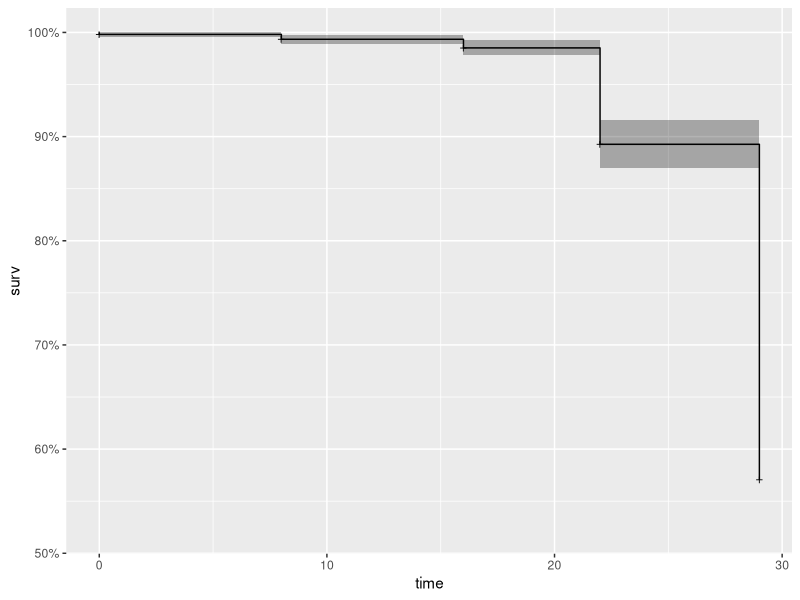
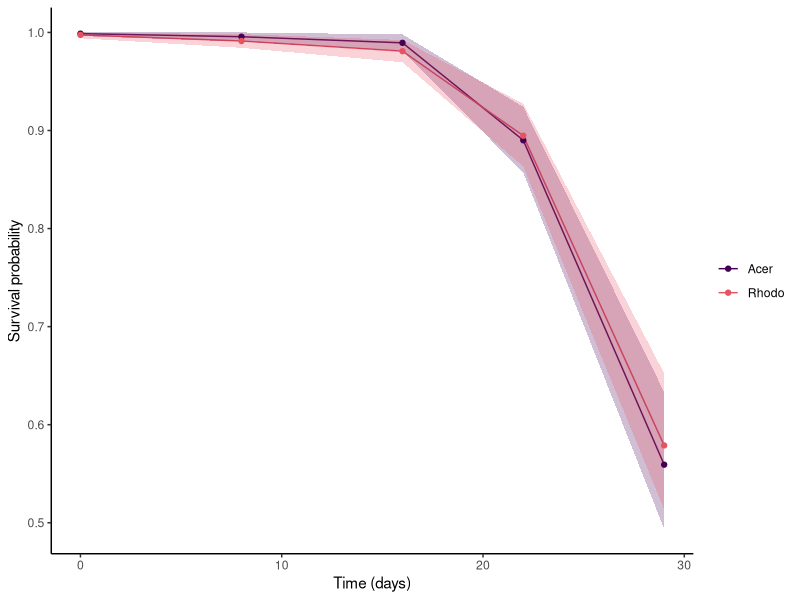
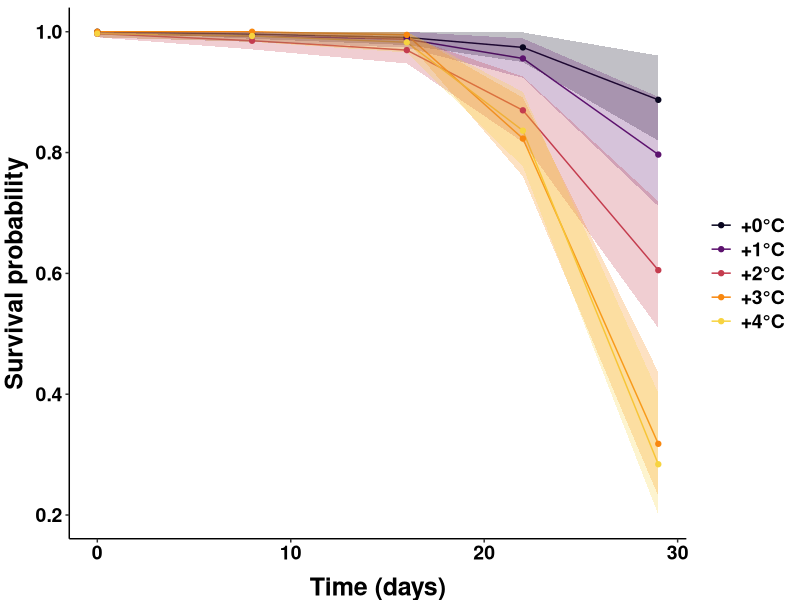

Write the R code that produced these figures, in order. (Note: this script raises an error after producing the figures.)
## ---- chunk 1
library(survival)
library(ggfortify)
library(ranger)
library(viridis)
library(survminer)
setwd("~/Documents/Dissertation etc./Streamside channels 2019/Data/Survival_analyses")
surv.data<-read.csv("Survivorship_data_20May2020.csv")
surv.data<-surv.data[-c(8:15)]
## ---- chunk 2
surv.data$trt_ID<-paste(surv.data$channel,surv.data$leaf.sp,sep="-")
initial_counts<-surv.data[1:40,]
surv.data2<-surv.data[41:nrow(surv.data),]
day_sampled<-as.numeric(levels(as.factor(as.character(surv.data$days.since.start))))
IDS<-levels(as.factor(surv.data$trt_ID))
## ---- chunk 3
long_surv_data<-data.frame()

for (i in 1:nrow(surv.data2)){

  
  surv.data1<-surv.data2[i,]
  previous_sample<-surv.data[i,]
  
  initial<-initial_counts[initial_counts$trt_ID==surv.data1$trt_ID,]
  
  survivors<-surv.data1$X.surviving
  dead<-initial$X.surviving-surv.data1$X.surviving
  
  surv.data3<-data.frame(Temp=surv.data1$temp.trt,Leaf.sp=surv.data1$leaf.sp,date=surv.data1$date,end_day=surv.data1$days.since.start,start_day=previous_sample$days.since.start,ID=surv.data1$trt_ID
                 ,status=c(rep(0,survivors),rep(1,dead)))
  
  long_surv_data<-rbind(long_surv_data,surv.data3)
}
## ---- chunk 4
survival_object<-Surv(time=long_surv_data$start_day,time2=long_surv_data$end_day,event=long_surv_data$status,type="interval")
## ---- chunk 5
model1<-survfit(survival_object~1,data=long_surv_data)
autoplot(model1)
## ---- chunk 6
model2<-survfit(survival_object~Leaf.sp,data=long_surv_data)

survleaf<-ggplot(model2,aes(x=time,y=surv,color=strata, fill=strata))+geom_line()+theme_classic()+
  geom_ribbon(aes(ymin=model2$lower, ymax=model2$upper), show.legend=FALSE, linetype=0, alpha=0.25)+ xlab("Time (days)")+ylab("Survival probability") + scale_color_manual(values=c("#440154FF", "#E85362FF"), name="Leaf type", breaks=c("Acer", "Rhodo"), labels=c("Acer", "Rhodo"))+scale_fill_manual(values=c("#440154FF", "#E85362FF"), guide=FALSE)+theme(legend.title=element_blank())+geom_point()
survleaf

## ---- chunk 7
model3<-survfit(survival_object~Temp,data=long_surv_data)

black.bold.text<-element_text(face = "bold", color = "black", size=14)
black.bold.text.labs<-element_text(face="bold", color="black", size=12)
black.bold.text.leg<-element_text(face="bold", color="black", size=10)

survtemp<-ggplot(model3,aes(x=time,y=surv,color=strata, fill=strata))+geom_line()+theme_classic()+
  geom_ribbon(aes(ymin=model3$lower, ymax=model3$upper), show.legend=FALSE, linetype=0, alpha=0.25) + xlab("Time (days)") + ylab("Survival probability")+scale_color_manual(values=c("#08051EFF", "#5C126EFF", "#C43C4EFF", "#F8870EFF", "#F7D340FF"), breaks=c("0", "1", "2", "3", "4"), labels=c("+0°C", "+1°C", "+2°C", "+3°C", "+4°C"))+scale_fill_manual(values=c("#08051EFF", "#5C126EFF", "#C43C4EFF", "#F8870EFF", "#F7D340FF"), guide=FALSE)+theme(legend.title=element_blank())+geom_point()+theme(axis.title=black.bold.text)+theme(axis.text=black.bold.text.labs)+theme(axis.title.x = element_text(vjust=-0.5))+theme(axis.title.y = element_text(vjust=1.5))+theme(legend.text = black.bold.text.leg)+theme(axis.text=element_text(size=14))+theme(axis.title=element_text(size=18))+theme(legend.text=element_text(size=14))
survtemp

#This plot was made using ggsurvplot but it doesn't show the data nearly as clearly
#surv.plot<-ggsurvplot(model3, palette=c("#44039EFF", "#9512A1FF", "#C5407EFF", "#EF7F4FFF", "#F7E225FF"), conf.int=TRUE, linetype=1)
#surv.plot
## ---- chunk 8
## We need to add a little bit to each day - because the function can't handle 0 values of day
survival_object2<-Surv(time=long_surv_data$start_day+0.01,time2=long_surv_data$end_day+0.01,event=long_surv_data$status,type="interval")

model4<-survreg(survival_object2~Temp*Leaf.sp,data=long_surv_data,dist="exponential")
round(anova(model4),2)
## ---- chunk 9
model5<-survreg(survival_object2~Temp*Leaf.sp+frailty.gaussian(long_surv_data$ID),data=long_surv_data,dist="exponential")
round(anova(model5),4)
summary(model5)
## ---- chunk 10
#by temp
surv_diff <- survdiff(Surv(end_day, status) ~ Temp, data = long_surv_data)
surv_diff2 <- survdiff(Surv(end_day, status) ~ Temp + frailty.gaussian(long_surv_data$ID), data = long_surv_data)
surv_diff
surv_diff2
#by leaf type
surv_diff <- survdiff(Surv(end_day, status) ~ Leaf.sp, data = long_surv_data)
surv_diff
## ---- chunk 11
cox.mod <- coxph(Surv(end_day, status) ~ Temp*Leaf.sp, data =  long_surv_data)
summary(cox.mod)
#This seems to give me what I need but I don't get how to interpret it...
#ALSO you can't do these analyses for interval-censored data. Abandon ship.
## ---- chunk 12
jpeg(filename="survleaf", width=8, height=6, units="in", pointsize=12, bg="white", res=600)
survleaf
dev.off()

jpeg(filename="survtemp", width=8, height=6, units="in", pointsize=12, bg="white", res=600)
survtemp
dev.off()
